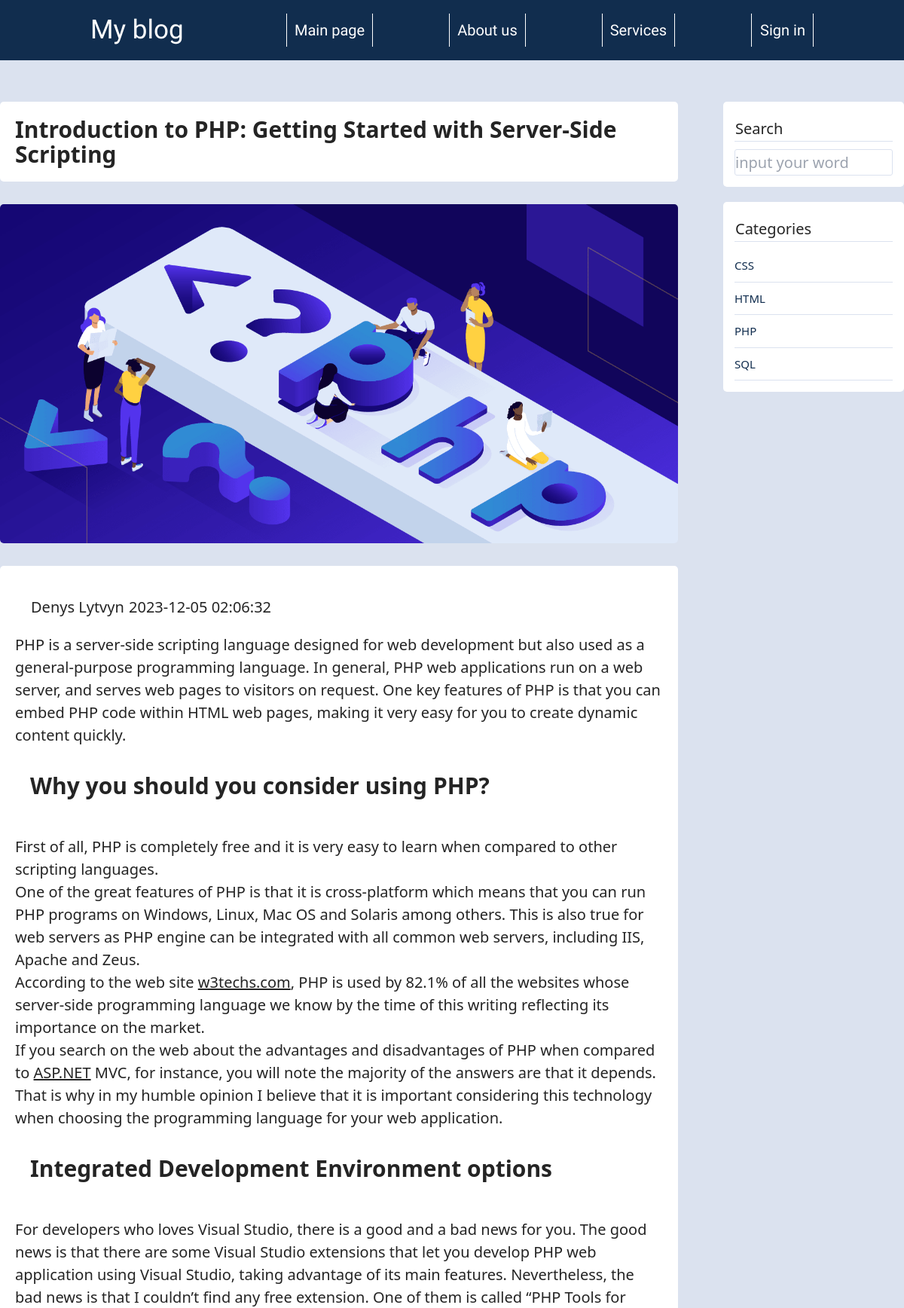
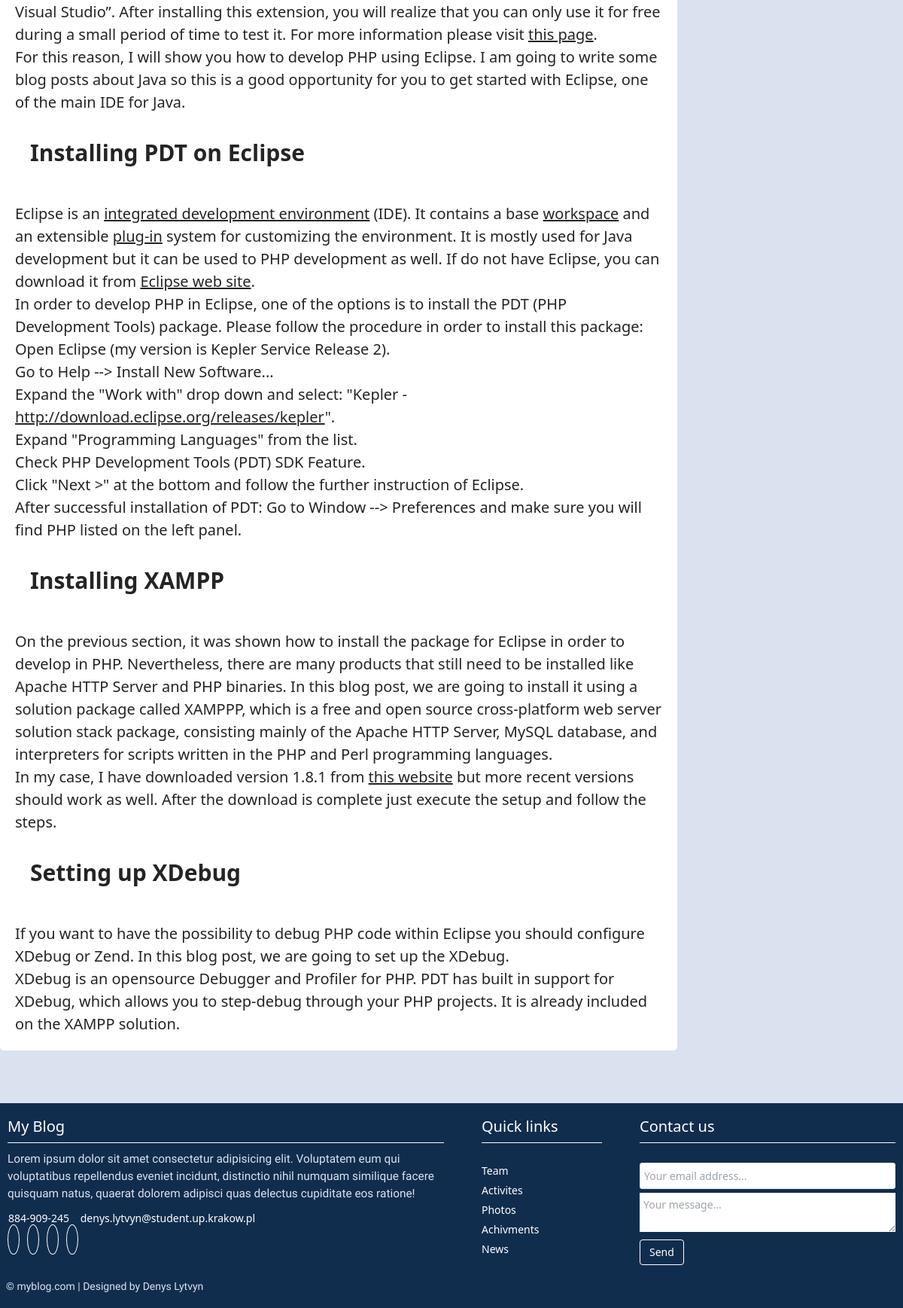
/PHP_PROJEKT/single.php?post=35, run on the app's committed database (2 pictures, top to bottom).
### tables this page shows
CREATE TABLE `posts` (
  `id` int(12) NOT NULL,
  `id_user` int(12) NOT NULL,
  `title` varchar(255) NOT NULL,
  `img` varchar(255) NOT NULL,
  `content` text NOT NULL,
  `status` tinyint(4) NOT NULL,
  `id_topic` int(12) DEFAULT NULL,
  `created_date` datetime NOT NULL DEFAULT current_timestamp()
);

CREATE TABLE `users` (
  `id` int(12) NOT NULL,
  `admin` tinyint(4) NOT NULL,
  `username` varchar(255) NOT NULL,
  `email` varchar(255) NOT NULL,
  `password` varchar(255) NOT NULL,
  `created` timestamp NOT NULL DEFAULT current_timestamp()
);

CREATE TABLE `topics` (
  `id` int(12) NOT NULL,
  `name` varchar(121) NOT NULL,
  `description` text NOT NULL
);

### PHP_PROJEKT/app/database/db.php (called while the page is built, shortened)
<?php
require('connect.php');
function dbCheckError($query)
{
    $errInfo = $query->errorInfo();
}
function selectAll($table, $params = [])
{
    global $pdo;
    $sql = "SELECT * FROM $table";
    $query = $pdo->prepare($sql);
    $query->execute();
    return $query->fetchAll();
}
function selectPostFromPostsWithUsersOnSingle($table1, $table2, $id)
{
    global $pdo;
    $sql = "SELECT p.*, u.username FROM $table1 AS p JOIN $table2 AS u ON p.id_user = u.id WHERE p.id=$id";
    $query = $pdo->prepare($sql);
    $query->execute();
    return $query->fetch();
}
?>

### PHP_PROJEKT/app/controllers/topics.php (called while the page is built, shortened)
<?php
include SITE_ROOT . '/app/database/db.php';
$topics = selectAll('topics');
?>

### PHP_PROJEKT/single.php (the view, shortened to what this page needs)
<?php include("path.php");
include "app/controllers/topics.php";
$post = selectPostFromPostsWithUsersOnSingle('posts', 'users', $_GET['post']);
?>
<!DOCTYPE html>
<html lang="en">
<head>
    <?php include("app/include/head.php") ?>
</head>
<body>
    <?php include("app/include/header.php"); ?>
    <main>
        <section class="main__content">
            <div class="main__content__container">
                <section class="single__post">
                    <h2>
                        <?php echo $post['title']; ?>
                    </h2>
                    <img src="<?= BASE_URL . 'assets/images/posts/' . $post['img'] ?>" alt="<?= $post['title'] ?>"
                        class="img">
                    <div class="text">
                        <div class="single__post__info">
                            <?= $post['username']; ?>
                            <?= $post['created_date']; ?>
                        </div>
                        <?= $post['content']; ?>
                    </div>
                </section>
                <section class="sidebar">
                    <div class="search">
                        <h3><ion-icon name="search"></ion-icon>Search</h3>
                        <form action="/" method="post">
                            <input type="text" name="search-term" class="text-input" placeholder="input your word">
                        </form>
                    </div>
                    <aside class="categories">
                        <h3><ion-icon name="list"></ion-icon>Categories</h3>
                        <ul>
                            <?php foreach ($topics as $key => $topic): ?>
                                <li>
                                    <a href="<?= BASE_URL . 'category.php?id=' . $topic['id']; ?>">
                                        <?= $topic['name']; ?>
                                    </a>
                                </li>
                            <?php endforeach; ?>
                        </ul>
                    </aside>
                </section>
            </div>
        </section>
    </main>
    <?php include("app/include/footer.php"); ?>
</body>
</html>

### PHP_PROJEKT/assets/css/main.css (style rules this page uses)
* { padding: 0px; margin: 0px; border: none; }
*, *::before, *::after { box-sizing: border-box; }
a, a:link, a:visited { text-decoration: none; }
aside, nav, footer, header, section, main { display: block; }
h1, h2, h3, h4, h5, h6, p { font-size: inherit; font-weight: inherit; padding: 0px; margin: 0px; }
ul, li { padding: 0px; margin: 0px; }
ul, ul li { list-style: none; }
img { vertical-align: top; }
img, svg { max-width: 100%; height: auto; }
input, textarea, button, select { font-family: inherit; font-size: inherit; color: inherit; background-color: transparent; }
html { font-size: 10px; }
body { background: #DBE2EF; color: #ffffff; font-family: "Poppins", sans-serif; min-height: 100vh; }
a { color: #ffffff; transition: color 0.3s; }
main { font-size: 2rem; color: #242424; }
input { display: block; padding: 10px 12px; width: 100%; height: 35px; font-size: 1.4rem; border-radius: 3px; border: 1px solid #DBE2EF; line-height: 1.5; color: #444444; }
.main__content { max-width: 1200px; margin: 40px auto; }
.main__content__container { display: flex; justify-content: space-between; width: 100%; }
.main__content h2 { margin: 35px 0 20px 0; padding: 0 10px; font-weight: 600; font-size: 1.5em; }
.sidebar { width: 20%; margin-top: 15px; height: 500px; }
.sidebar .search { padding: 15px; border-radius: 5px; background: #ffffff; margin-bottom: 20px; }
.sidebar .search h3 { font-weight: 500; font-size: 2rem; margin: 10px 0; padding-bottom: 5px; border-bottom: 1px solid #DBE2EF; }
.sidebar .categories { padding: 15px; border-radius: 5px; background: #ffffff; margin-bottom: 20px; }
.sidebar .categories h3 { font-weight: 500; font-size: 2rem; margin: 10px 0; padding-bottom: 5px; border-bottom: 1px solid #DBE2EF; }
.sidebar .categories ul li a { display: block; padding: 10px 0; border-bottom: 1px solid #DBE2EF; transition: padding-left 0.3s; font-weight: 500; color: #112D4E; font-size: 1.5rem; }
.single__post { width: 75%; }
.single__post h2 { background: white; border-radius: 5px; padding: 20px; margin: 15px 0 30px 0; }
.single__post .img { width: 100%; border-radius: 5px; }
.single__post .text { background: white; border-radius: 5px; padding: 20px; margin: 30px 0; }
.single__post .text .single__post__info { background: white; border-radius: 5px; padding: 20px; }
.single__post a { text-decoration: underline; }

### data on the page
posts: title "Introduction to PHP: Getting Started with Server-Side Scripting", img (picture), id_user.username "Denys Lytvyn", created_date "2023-12-05 02:06:32", content "PHP is a server-side scripting language designed for web development but also used as a general-purpose programming language. In general, PHP web applications run on a web server, and serves web pages to visitors on request. One key features of PHP is that you can embed PHP code within HTML web pages, making it very easy for you to create dynamic content quickly. Why you should you consider using PHP? First of all, PHP is completely free and it is very easy to learn when compared to other scripting languages. One of the great features of PHP is that it is cross-platform which means that you can run PHP programs on Windows, Linux, Mac OS and Solaris among others. This is also true for web…"
topics: name "CSS"
topics: name "HTML"
topics: name "PHP"
topics: name "SQL"
